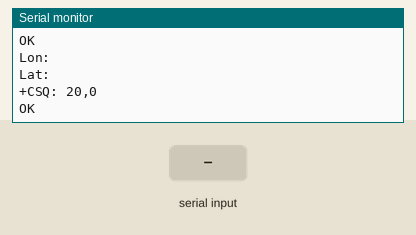
Simulated run of this sketch. Board: Arduino Uno, built with avr-gcc and run on an emulated ATmega328P. Shown: the last lines printed to the serial monitor. The inputs (shaded band) are chosen by the test bench. The modem accepts every AT command (registered, SIM ready, sends succeed) and sends nothing else.

Above: at 4.2 s.
4.3 s: "1" received over the second serial link
At 6.0 s:
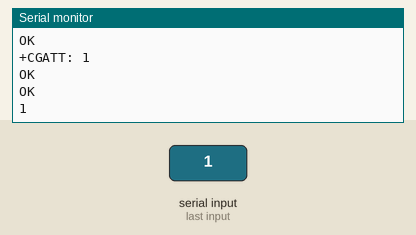
6.8 s: "0" received over the second serial link
8.3 s: "2" received over the second serial link
At 10.2 s:
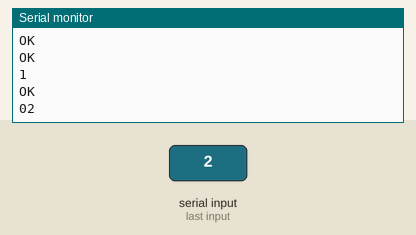

The sketch:

elmo1.ino
```cpp
#include <SoftwareSerial.h>
#define DEBUG true

boolean state;
double serialnr;
      String xlat="0";
      String ylon="0";

SoftwareSerial sim808(2,3);
//SoftwareSerial sim808(2,3);

void setup()
{
  Serial.begin(9600);
 sim808.begin(9600);
// sim808.begin(9600);
}

void loop()
{
   getgps();
//   getgps();
//   getgps();
   //gethttp();
   //while(1)
   //{
        delay(1000);
    SubmitHttpRequest();
    //kirimData();
   //}

}
void getgps(void)
{
   sendData( "AT+CGNSPWR=1",1000,false);
   sendData( "AT+CGNSSEQ=RMC",1000,false);
   //sendData( "AT+CGATT?",1000,DEBUG);
   sendData( "AT+CGNSINF",1000,DEBUG);

}
void gethttp(void)
{
   sendData( "AT+CSQ",100,false);
   sendData( "AT+CGATT?",100,false);
   sendData( "AT+SAPBR=3,1,\"CONTYPE\",\"GPRS\"",100,DEBUG);
   sendData( "AT+SAPBR=3,1,\"APN\",\"indosatgprs\"",100,DEBUG);
   sendData( "AT+SAPBR=0,1",2000,true);
   sendData( "AT+SAPBR=1,1",2000,true);
   sendData( "AT+HTTPINIT",2000,true);
   sendData( "AT+HTTPPARA=\"URL\",\"trackot.multisolusi.info:8708/angkutan/status/6?accident=0\"",1000,true);

   sendData( "AT+HTTPACTION=0",300,true);
   sendData( "AT+HTTPREAD",300,true);
   sendData( "AT+CIFSR",300,true);
   sendData( "AT+CIPSPRT=0",3000,true);
   sendData( "AT+CIPSTART=\"tcp\",\"trackot.multisolusi.info\",\"8708\"",300,true);
   sendData( "AT+CIPSEND",4000,true);

}


String sendData(String command, const int timeout, boolean debug)
{
    String response = "";
    String frame1="";
    sim808.println(command);
    long int time = millis();
    while( (time+timeout) > millis())
    {
      while(sim808.available())
      {
        char c = sim808.read();
        response+=c;
      }
    }
    if(debug)
    {
      Serial.print(response);
      xlat = getValue(response, ',', 3);
      ylon = getValue(response, ',', 4);
      Serial.println("Lon:" + ylon);
      Serial.print("Lat:" + xlat);

    }
    return response;
}
String getValue(String data, char separator, int index)
{
    int found = 0;
    int strIndex[] = { 0, -1 };
    int maxIndex = data.length() - 1;

    for (int i = 0; i <= maxIndex && found <= index; i++) {
        if (data.charAt(i) == separator || i == maxIndex) {
            found++;
            strIndex[0] = strIndex[1] + 1;
            strIndex[1] = (i == maxIndex) ? i+1 : i;
        }
    }
    return found > index ? data.substring(strIndex[0], strIndex[1]) : "";
}
void SubmitHttpRequest()
{
sim808.println("AT+CSQ");
delay(100);

ShowSerialData();// this code is to show the data from gprs shield, in order to easily see the process of how the gprs shield submit a http request, and the following is for this purpose too.

sim808.println("AT+CGATT?");
delay(100);

ShowSerialData();

sim808.println("AT+SAPBR=3,1,\"CONTYPE\",\"GPRS\"");//setting the SAPBR, the connection type is using gprs
delay(1000);

ShowSerialData();

sim808.println("AT+SAPBR=3,1,\"APN\",\"CMNET\"");//setting the APN, the second need you fill in your local apn server
delay(4000);

ShowSerialData();

sim808.println("AT+SAPBR=1,1");//setting the SAPBR, for detail you can refer to the AT command mamual
delay(2000);

ShowSerialData();

sim808.println("AT+HTTPINIT"); //init the HTTP request

delay(2000);
ShowSerialData();

sim808.println("AT+HTTPPARA=\"URL\",\"trackot.multisolusi.info:8708/angkutan/status/6?lat="+xlat+"&lon="+ylon + "\"");// setting the httppara, the second parameter is the website you want to access
delay(1000);

ShowSerialData();

sim808.println("AT+HTTPACTION=0");//submit the request
delay(10000);//the delay is very important, the delay time is base on the return from the website, if the return datas are very large, the time required longer.
//while(!sim808.available());

ShowSerialData();

sim808.println("AT+HTTPREAD");// read the data from the website you access
delay(300);

ShowSerialData();

sim808.println("");
delay(100);
}

///send2Pachube()///
///this function is to send the sensor data to the pachube, you can see the new value in the pachube after execute this function///
void Send2Pachube()
{
sim808.println("AT+CGATT?");
delay(100);

ShowSerialData();

sim808.println("AT+CSTT=\"CMNET\"");//start task and setting the APN,
delay(1000);

ShowSerialData();

sim808.println("AT+CIICR");//bring up wireless connection
delay(300);

ShowSerialData();

sim808.println("AT+CIFSR");//get local IP adress
delay(2000);

ShowSerialData();

sim808.println("AT+CIPSPRT=0");
delay(3000);

ShowSerialData();

sim808.println("AT+CIPSTART=\"tcp\",\"trackot.multisolusi.info\",\"8708\"");//start up the connection
delay(2000);

ShowSerialData();

sim808.println("AT+CIPSEND");//begin send data to remote server
delay(4000);
ShowSerialData();
//String humidity = "1031";//these 4 line code are imitate the real sensor data, because the demo did't add other sensor, so using 4 string variable to replace.
//String moisture = "1242";//you can replace these four variable to the real sensor data in your project
//String temperature = "30";//
//String barometer = "60.56";//
sim808.print("\"method\": \"get\",\"resource\": \"/angkutan/status/6?lat="+xlat+"&lon="+ylon+"\",\"params\"");//here is the feed you apply from pachube
delay(500);
ShowSerialData();
//sim808.print(": ,\"headers\": \"X-PachubeApiKey\":");//in here, you should replace your pachubeapikey
//delay(500);
//ShowSerialData();
//sim808.print(" \"_cXwr5LE8qW4a296O-cDwOUvfddFer5pGmaRigPsiO0");//pachubeapikey
//delay(500);
//ShowSerialData();
//sim808.print("jEB9OjK-W6vej56j9ItaSlIac-hgbQjxExuveD95yc8BttXc");//pachubeapikey
//delay(500);
//ShowSerialData();
//sim808.print("Z7_seZqLVjeCOmNbEXUva45t6FL8AxOcuNSsQS\",\"body\":");
//delay(500);
//ShowSerialData();
//sim808.print(" \"version\": \"1.0.0\",\"datastreams\": ");
//delay(500);
//ShowSerialData();
//sim808.println("[\"id\": \"01\",\"current_value\": \"" + barometer + "\",");
//delay(500);
//ShowSerialData();
//sim808.println("\"id\": \"02\",\"current_value\": \"" + humidity + "\",");
//delay(500);
//ShowSerialData();
//sim808.println("\"id\": \"03\",\"current_value\": \"" + moisture + "\",");
//delay(500);
//ShowSerialData();
//sim808.println("\"id\": \"04\",\"current_value\": \"" + temperature + "\"],\"token\": \"lee\"");
//
//
//delay(500);
//ShowSerialData();

sim808.println((char)26);//sending
delay(5000);//waitting for reply, important! the time is base on the condition of internet
ShowSerialData();
sim808.println();

ShowSerialData();

sim808.println("AT+CIPCLOSE");//close the connection
delay(100);
ShowSerialData();

}
void ShowSerialData()
{
while(sim808.available()!=0)
Serial.write(sim808.read());
}
```

Measured:
- after the input at 4.3 s, the serial monitor: prints a new line after 1.0 s (image 1)
- after the input at 8.3 s, the serial monitor: prints a new line after 1.0 s (image 2)
